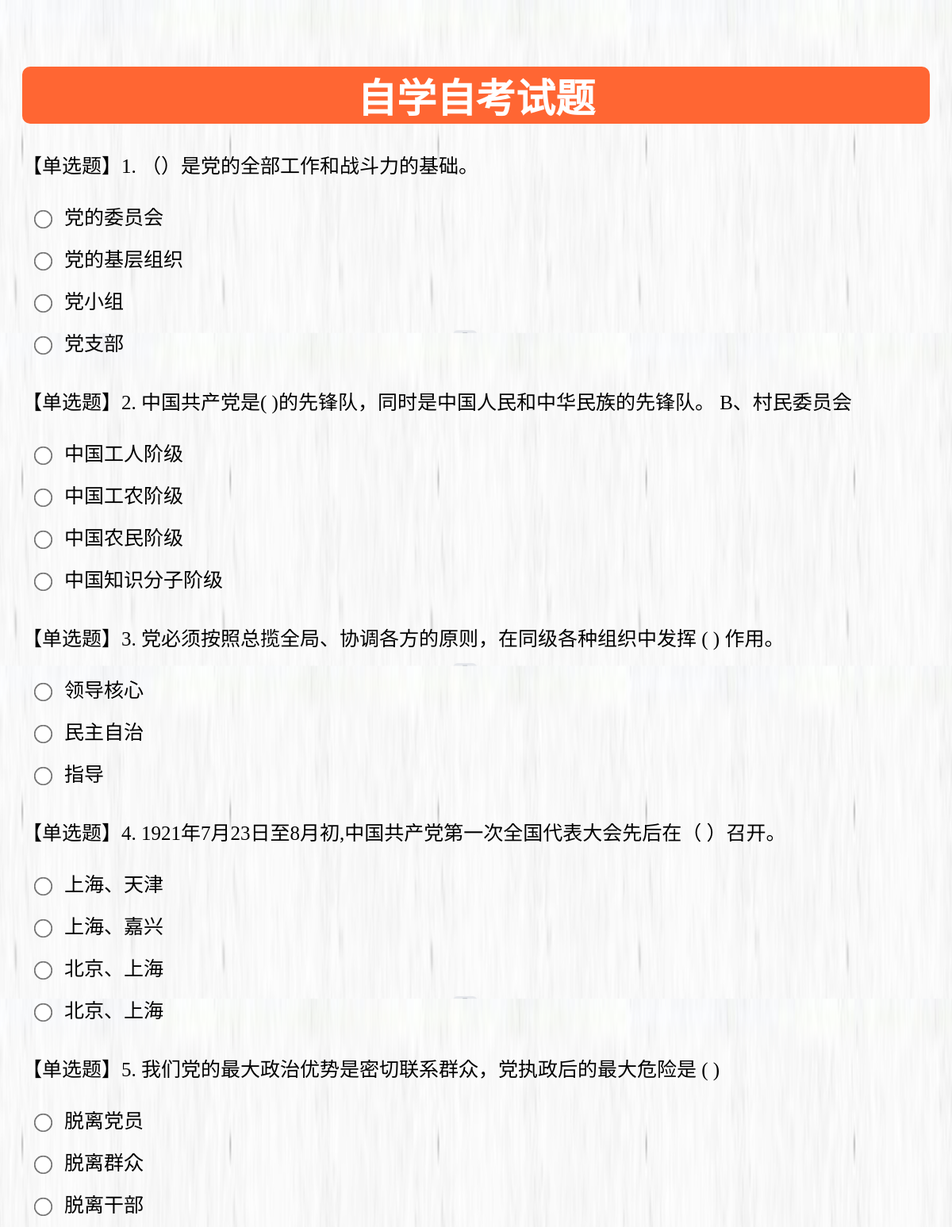
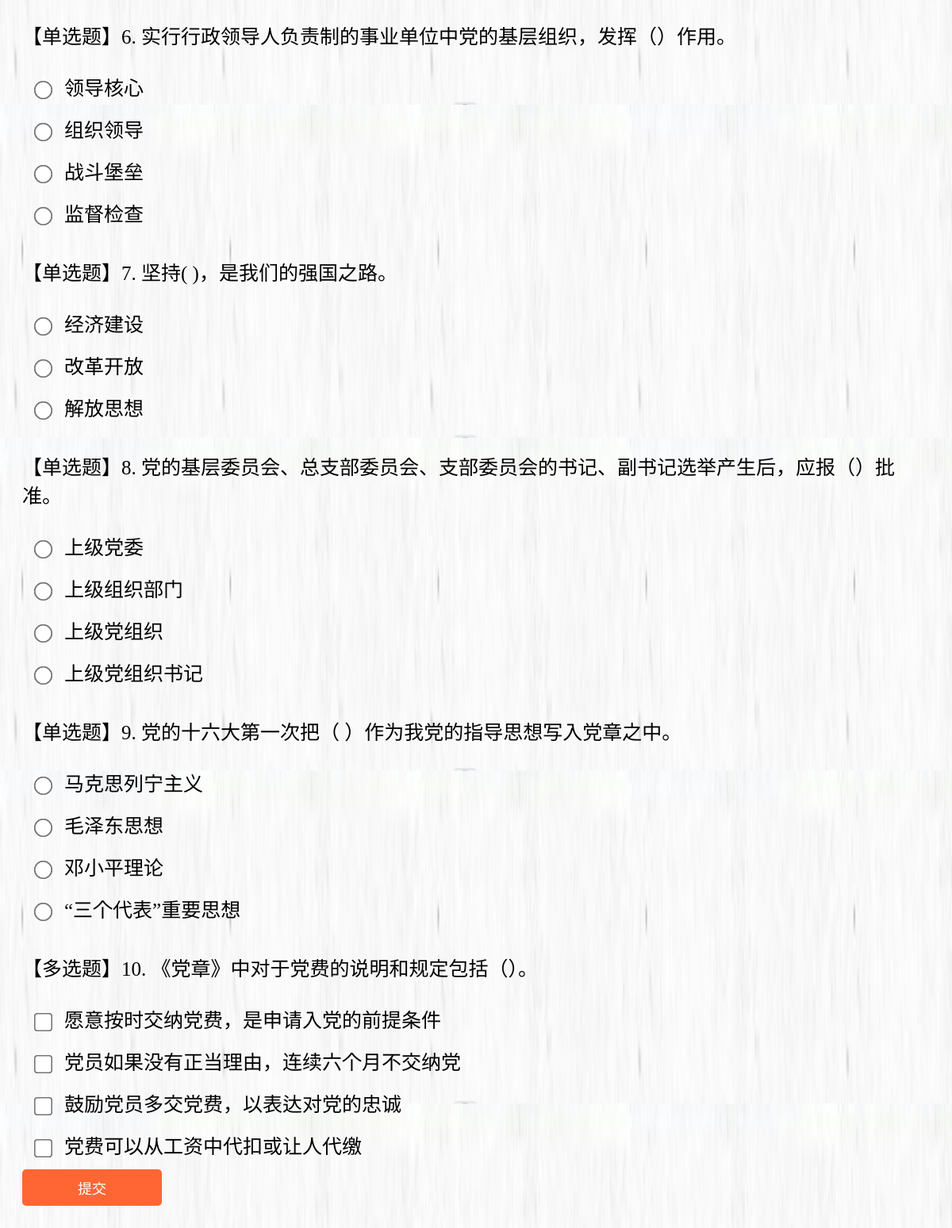
The app's page /PhpProject1/users/generate_quiz.php with its own data (2 pictures, top to bottom).
### tables this page shows
CREATE TABLE `question_bank` (
  `no` int(11) NOT NULL,
  `content` varchar(200) NOT NULL,
  `option1` varchar(20) NOT NULL,
  `option2` varchar(20) NOT NULL,
  `option3` varchar(20) NOT NULL,
  `option4` varchar(20) NOT NULL,
  `answer` varchar(20) NOT NULL
);

### PhpProject1/users/generate_quiz.php (the view, shortened to what this page needs)
<head>
</head>
<?php
$servername = 'localhost';
$username = 'root';
$password = '';
$dbname = 'sgm';
$conn = new mysqli($servername, $username, $password, $dbname);
?>
<form action="submit.php" method="POST" style="">
    <h1>自学自考试题</h1>
<?php
$query = "SELECT * FROM question_bank order by no";
$result = mysqli_query($conn, $query);
$sqll = "SELECT count(no) FROM question_bank";
$res = mysqli_query($conn, $sqll);
 while ($row = mysqli_fetch_assoc($res)) {
 $num=$row["count(no)"];
 }
$random_numbers = array();
while (count($random_numbers) < 10) {
  $random_number = rand(1, $num);
  if (!in_array($random_number, $random_numbers)) {
    $random_numbers[] = $random_number;
  }
}
    $i = 1;
    foreach ($random_numbers as $number) {
        if($i<=10){
        while ($row = mysqli_fetch_assoc($result)) {
            if($number==$row["no"]&& strlen($row["answer"])==1){
        if ($row["option3"]!=NULL) {
        echo "<p>". "【单选题】". $i . ". " . $row["content"] . "</p>";}
        else {
        echo "<p>". "【判断题】". $i . ". " . $row["content"] . "</p>";}
        echo "<div>";
       if ($row["option1"]!=NULL) { echo "<input type='radio' name='answer-" . $row["no"] . "' value='A'>" . $row["option1"] . "<br>";}
       if ($row["option2"]!=NULL) { echo "<input type='radio' name='answer-" . $row["no"] . "' value='B'>" . $row["option2"] . "<br>";}
       if ($row["option3"]!=NULL){ echo "<input type='radio' name='answer-".$row["no"] . "' value='C'>" . $row["option3"] . "<br>";}
       if ($row["option4"]!=NULL){echo "<input type='radio' name='answer-" . $row["no"] . "' value='D'>" . $row["option4"] . "<br>";}
        echo "</div>";
            }
          elseif($number==$row["no"]&& strlen($row["answer"])>1) {
    echo "<p>". "【多选题】". $i . ". " . $row["content"] . "</p>";
    echo "<div>";
    if ($row["option1"]!=NULL) { echo "<input type='checkbox' name='answer-" . $row["no"] . "[]' value='A'>" . $row["option1"] . "<br>";}
    if ($row["option2"]!=NULL) { echo "<input type='checkbox' name='answer-" . $row["no"] . "[]' value='B'>" . $row["option2"] . "<br>";}
    if ($row["option3"]!=NULL) { echo "<input type='checkbox' name='answer-" . $row["no"] . "[]' value='C'>" . $row["option3"] . "<br>";}
    if ($row["option4"]!=NULL) {echo "<input type='checkbox' name='answer-" . $row["no"] . "[]' value='D'>" . $row["option4"] . "<br>";}
    echo "</div>";
        }
        }
        $i++;
        $query = "SELECT * FROM question_bank order by no";
        $result = mysqli_query($conn, $query);
    }
    }
?>
    <input type="submit" name="submit"  class="sub" value="提交">
</form>

### PhpProject1/users/generate_quiz.php (style rules this page uses)
form { font-size: 25px; margin: 0 auto; padding: 20px; margin-top: 30px; }
input[type=radio] { transform: scale(1.8); margin: 20px; }
input[type=checkbox] { transform: scale(1.8); margin: 20px; }
.sub { display: flex; flex-direction: column; background-color: #ff6633; color: #fff; border: 10px; padding: 10px 70px 10px 70px; border-radius: 5px; font-size: 18px; cursor: pointer; }
h1 { text-align: center; display: flex; flex-direction: column; background-color: #ff6633; color: #fff; border: 20px; border-radius: 10px; cursor: pointer; }

### records on screen
question_bank: content "（）是党的全部工作和战斗力的基础。", option1 "党的委员会", option2 "党的基层组织", option3 "党小组", option4 "党支部"
question_bank: content "中国共产党是( )的先锋队，同时是中国人民和中华民族的先锋队。 B、村民委员会", option1 "中国工人阶级", option2 "中国工农阶级", option3 "中国农民阶级", option4 "中国知识分子阶级"
question_bank: content "党必须按照总揽全局、协调各方的原则，在同级各种组织中发挥 ( ) 作用。", option1 "领导核心", option2 "民主自治", option3 "指导"
question_bank: content "1921年7月23日至8月初,中国共产党第一次全国代表大会先后在（ ）召开。", option1 "上海、天津", option2 "上海、嘉兴", option3 "北京、上海", option4 "北京、上海"
question_bank: content "我们党的最大政治优势是密切联系群众，党执政后的最大危险是 ( )", option1 "脱离党员", option2 "脱离群众", option3 "脱离干部"
question_bank: content "实行行政领导人负责制的事业单位中党的基层组织，发挥（）作用。", option1 "领导核心", option2 "组织领导", option3 "战斗堡垒", option4 "监督检查"
question_bank: content "坚持( )，是我们的强国之路。", option1 "经济建设", option2 "改革开放", option3 "解放思想"
question_bank: content "党的基层委员会、总支部委员会、支部委员会的书记、副书记选举产生后，应报（）批准。", option1 "上级党委", option2 "上级组织部门", option3 "上级党组织", option4 "上级党组织书记"
question_bank: content "党的十六大第一次把（ ）作为我党的指导思想写入党章之中。", option1 "马克思列宁主义", option2 "毛泽东思想", option3 "邓小平理论", option4 "“三个代表”重要思想"
question_bank: content "《党章》中对于党费的说明和规定包括（）。", option1 "愿意按时交纳党费，是申请入党的前提条件", option2 "党员如果没有正当理由，连续六个月不交纳党", option3 "鼓励党员多交党费，以表达对党的忠诚", option4 "党费可以从工资中代扣或让人代缴"
